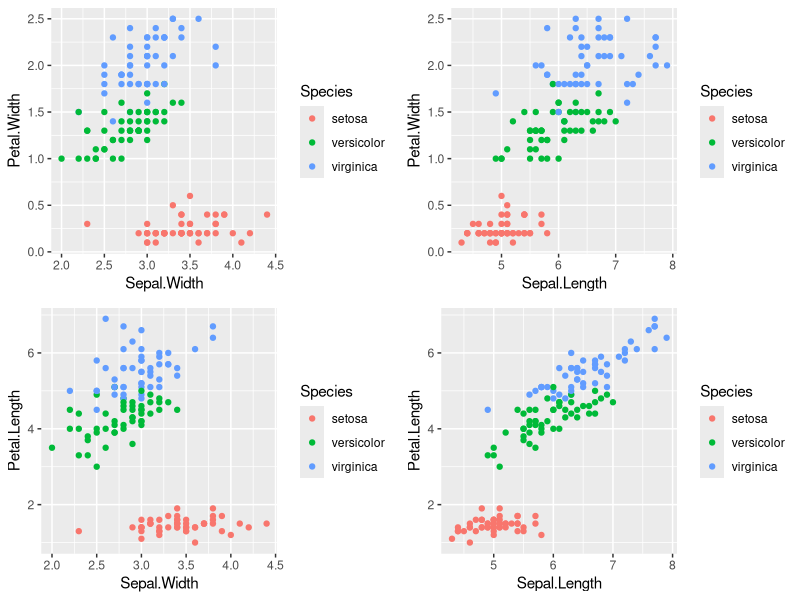
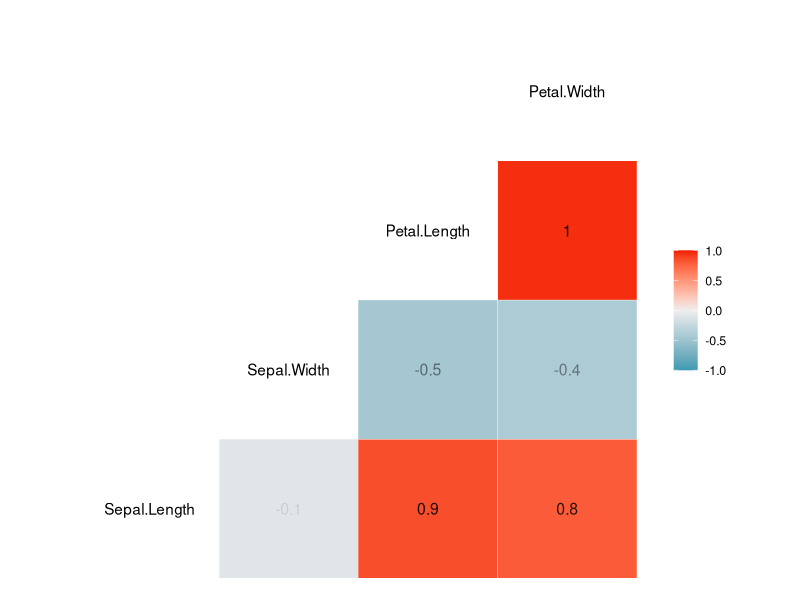

Reproduce these figures in R, in order.
# ===== Loading Dataset =====

attach(iris)
summary(iris)

# Transforming Dataset into Dataframe
df.iris <- as.data.frame(iris)
head(df.iris)

# ==== Preprocessing =====

library(ggplot2)
library(gridExtra)

# Data seems to be organized in consecutive species so I'll shuffle it
df.iris <- df.iris[sample(nrow(df.iris)),]
head(df.iris)

# Visualizing Variables
plt.sepalw.petalw <- ggplot(data = df.iris, aes(x = Sepal.Width, y = Petal.Width))+
  geom_point(aes(color = Species))

plt.sepall.petall <- ggplot(data = df.iris, aes(x = Sepal.Length, y = Petal.Length))+
  geom_point(aes(color = Species))

plt.sepalw.petall <- ggplot(data = df.iris, aes(x = Sepal.Width, y = Petal.Length))+
  geom_point(aes(color = Species))

plt.sepall.petalw <- ggplot(data = df.iris, aes(x = Sepal.Length, y = Petal.Width))+
  geom_point(aes(color = Species))

grid.arrange(plt.sepalw.petalw, plt.sepall.petalw, plt.sepalw.petall, plt.sepall.petall, nrow = 2, ncol = 2)

# Splitting Dataset Into Train and Validation Test
library(caTools)

set.seed(333)
split <- sample.split(df.iris, SplitRatio = 0.7)
data.train <- subset(df.iris, split == TRUE)
data.val <- subset(df.iris, split == FALSE)

# Splitting Data into Features and Target Variables
data.train.features <- data.train[-grep("Species", colnames(data.train))]
data.train.target <- data.train[grep("Species", colnames(data.train))]
data.val.features <- data.train[-grep("Species", colnames(data.val))]
data.val.target <- data.train[grep("Species", colnames(data.val))]

# Checking Variables Correlations
library(GGally)
ggcorr(data.train.features, label = TRUE, label_alpha = TRUE)

# Normalizing Data using z-score so as to have zero mean and unity variance
data.train.features <- scale(x = data.train.features, scale = TRUE, center = TRUE)
data.val.features <- scale(x = data.val.features, scale = TRUE, center = TRUE)

summary(data.train.features)

# ===== Training KNN =====
length(data.train.features)
length(data.train.target)

library(class)

knn.predictions <- knn(train = data.train.features, 
                      test = data.val.features, 
                      cl = data.train.target$Species, 
                      prob = TRUE, 
                      k = 3)

df.evaluations <- data.frame(
  pred = knn.predictions,
  true = data.val.target$Species)

table(df.evaluations)
